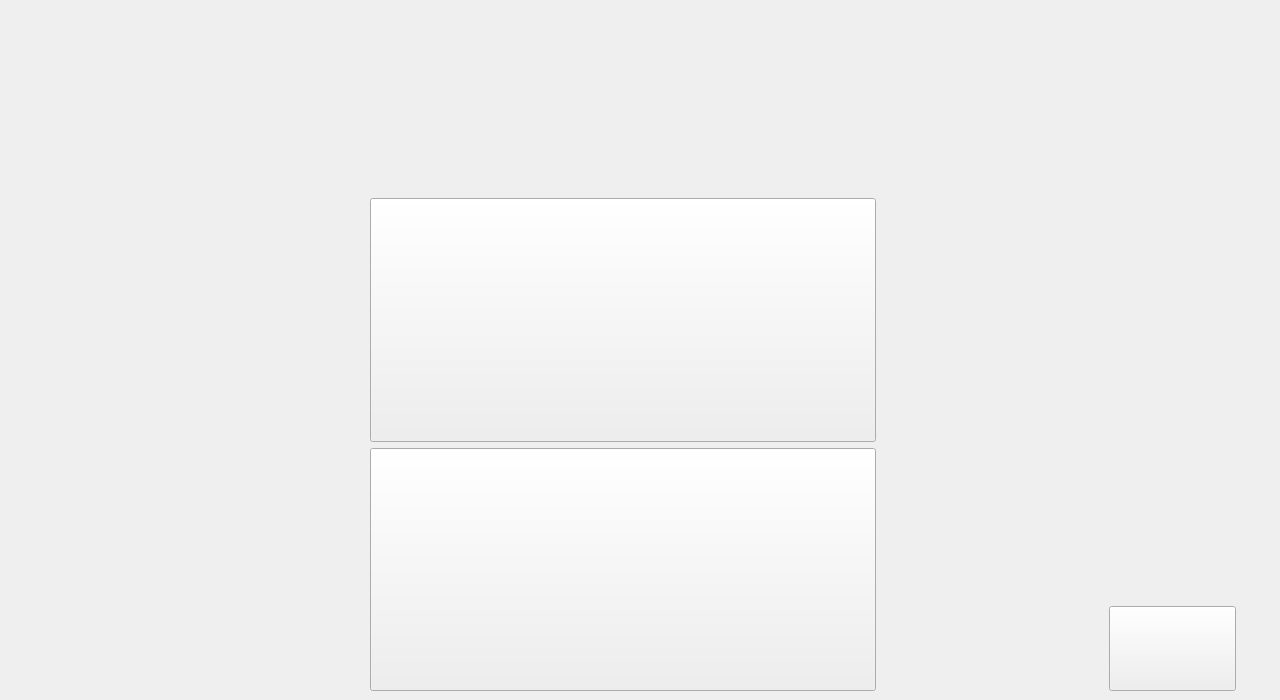
    <widget class="QWidget" name="menu">
     <widget class="QLabel" name="movieLabel">
      <property name="geometry">
       <rect>
        <x>50</x>
        <y>0</y>
        <width>53</width>
        <height>17</height>
       </rect>
      </property>
      <property name="text">
       <string/>
      </property>
     </widget>
     <widget class="QWidget" name="horizontalLayoutWidget">
      <property name="geometry">
       <rect>
        <x>-10</x>
        <y>10</y>
        <width>1271</width>
        <height>681</height>
       </rect>
      </property>
      <layout class="QHBoxLayout" name="menuLayout" stretch="15,20,15">
       <item>
        <spacer name="menuSpacer1">
         <property name="orientation">
          <enum>Qt::Horizontal</enum>
         </property>
         <property name="sizeHint" stdset="0">
          <size>
           <width>40</width>
           <height>20</height>
          </size>
         </property>
        </spacer>
       </item>
       <item>
        <layout class="QVBoxLayout" name="verticalLayout" stretch="30,40,40">
         <item>
          <widget class="QLabel" name="title_label">
           <property name="styleSheet">
            <string notr="true">border-image: url(:/images/title.png);
</string>
           </property>
           <property name="text">
            <string/>
           </property>
          </widget>
         </item>
         <item>
          <widget class="QPushButton" name="browseButton">
           <property name="sizePolicy">
            <sizepolicy hsizetype="Minimum" vsizetype="Minimum">
             <horstretch>0</horstretch>
             <verstretch>0</verstretch>
            </sizepolicy>
           </property>
           <property name="styleSheet">
            <string notr="true">border-image: url(&quot;:/images/play.png&quot;);
</string>
           </property>
           <property name="text">
            <string/>
           </property>
           <property name="iconSize">
            <size>
             <width>637</width>
             <height>336</height>
            </size>
           </property>
           <property name="autoRepeat">
            <bool>false</bool>
           </property>
           <property name="autoExclusive">
            <bool>false</bool>
           </property>
          </widget>
         </item>
         <item>
          <widget class="QPushButton" name="helpButton">
           <property name="sizePolicy">
            <sizepolicy hsizetype="Minimum" vsizetype="Ignored">
             <horstretch>0</horstretch>
             <verstretch>0</verstretch>
            </sizepolicy>
           </property>
           <property name="styleSheet">
            <string notr="true">    border-image: url(&quot;:/images/help.png&quot;);</string>
           </property>
           <property name="text">
            <string/>
           </property>
          </widget>
         </item>
        </layout>
       </item>
       <item>
        <layout class="QVBoxLayout" name="verticalLayout_5" stretch="7,1">
         <item>
          <spacer name="verticalSpacer">
           <property name="orientation">
            <enum>Qt::Vertical</enum>
           </property>
           <property name="sizeHint" stdset="0">
            <size>
             <width>20</width>
             <height>40</height>
            </size>
           </property>
          </spacer>
         </item>
         <item>
          <layout class="QHBoxLayout" name="horizontalLayout_10" stretch="9,5,1">
           <item>
            <spacer name="horizontalSpacer_10">
             <property name="orientation">
              <enum>Qt::Horizontal</enum>
             </property>
             <property name="sizeHint" stdset="0">
              <size>
               <width>40</width>
               <height>20</height>
              </size>
             </property>
            </spacer>
           </item>
           <item>
            <widget class="QPushButton" name="exitButton">
             <property name="sizePolicy">
              <sizepolicy hsizetype="Expanding" vsizetype="Expanding">
               <horstretch>0</horstretch>
               <verstretch>0</verstretch>
              </sizepolicy>
             </property>
             <property name="styleSheet">
              <string notr="true">border-image: url(:/images/goBack.bmp)</string>
             </property>
             <property name="text">
              <string/>
             </property>
            </widget>
           </item>
           <item>
            <spacer name="horizontalSpacer_11">
             <property name="orientation">
              <enum>Qt::Horizontal</enum>
             </property>
             <property name="sizeHint" stdset="0">
              <size>
               <width>40</width>
               <height>20</height>
              </size>
             </property>
            </spacer>
           </item>
          </layout>
         </item>
        </layout>
       </item>
      </layout>
     </widget>
    </widget>
